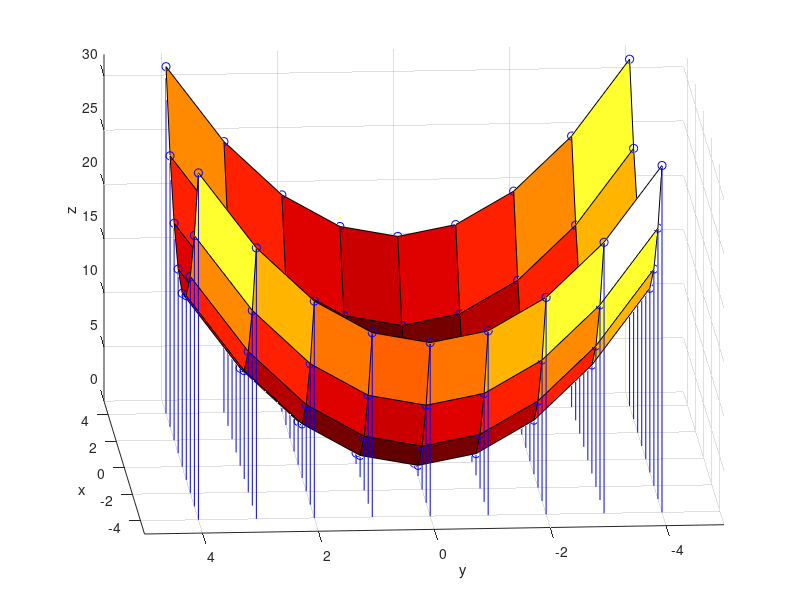

Here is the MATLAB script that generated this plot:
% 20130505 XY511 21:40
% AbrahamX @ NWPU
% Just another example on Surf & Mesh
clf;
x = -4: 4;
y = x;
[X, Y] = meshgrid(x, y);  % Obtain meshgrid matrix
Z = X.^2 + Y.^2;  % Calculate Z values
surf(X, Y, Z)
colormap(hot)
hold on
stem3(X, Y, Z, 'bo')
xlabel('x')
ylabel('y')
zlabel('z')
axis([-5, 5, -5, 5, 0, inf])  % Control the axis, needs experience
view([-94, 21])  % Control the view
